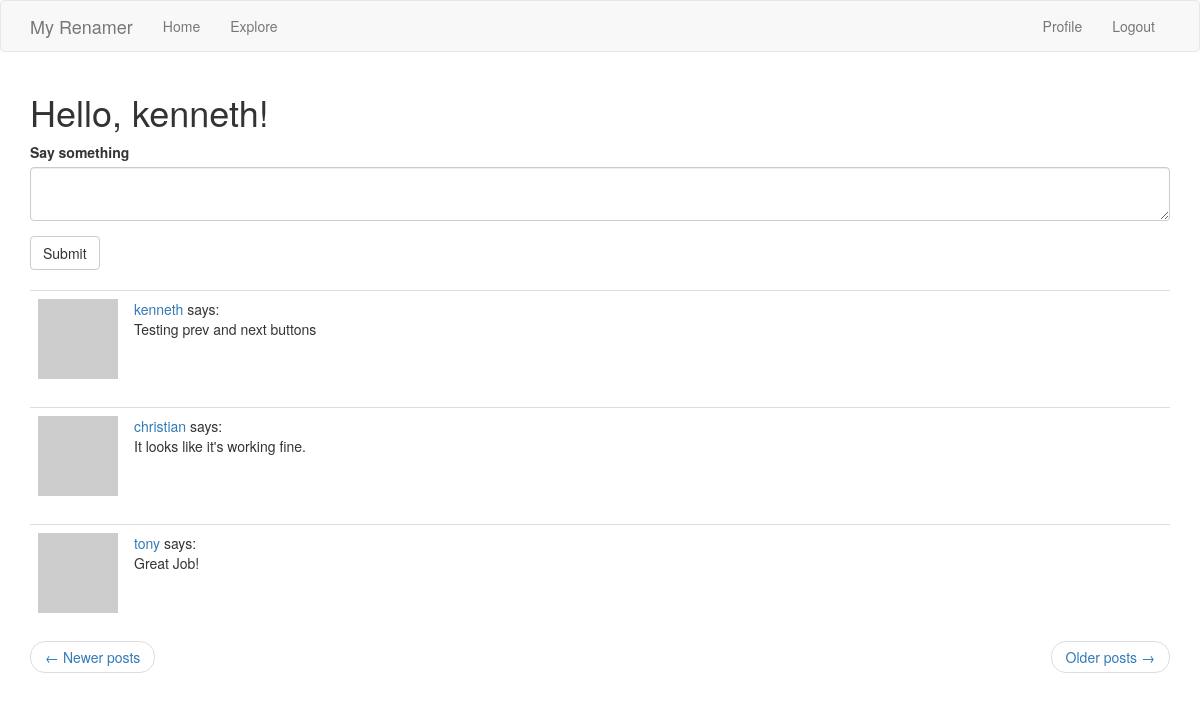
Before: /index (signed in) with the older database file.
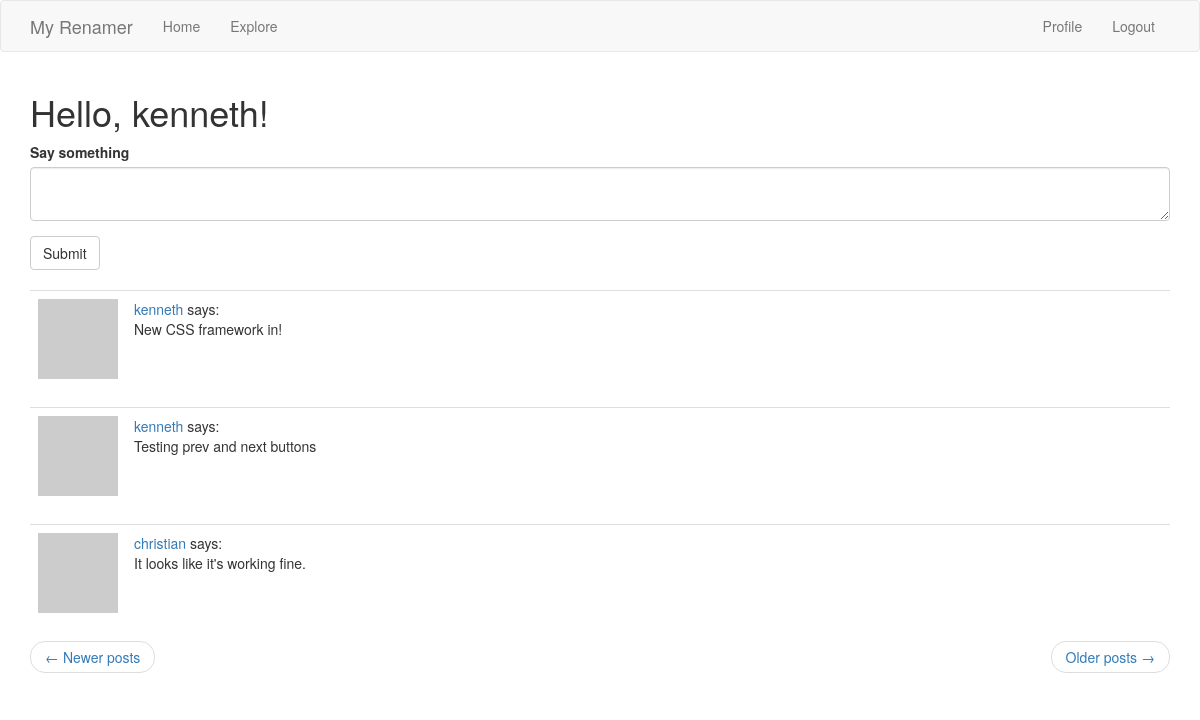
After: the same page with the newer database file.
### app/models.py (models this page shows, shortened)
class Post(db.Model):
    id = db.Column(db.Integer, primary_key=True)
    body = db.Column(db.String(140))
    timestamp = db.Column(db.DateTime, index=True, default=datetime.utcnow)
    user_id = db.Column(db.Integer, db.ForeignKey('user.id'))

class User(UserMixin, db.Model):
    id = db.Column(db.Integer, primary_key=True)
    username = db.Column(db.String(64), index=True, unique=True)
    email = db.Column(db.String(120), index=True, unique=True)
    password_hash = db.Column(db.String(128))
    about_me = db.Column(db.String(140))
    last_seen = db.Column(db.DateTime, default=datetime.utcnow)
    posts = db.relationship('Post', backref='author', lazy='dynamic')
    followed = db.relationship(
        'User', secondary=followers,
        primaryjoin=(followers.c.follower_id == id),
        secondaryjoin=(followers.c.followed_id == id),
        backref=db.backref('followers', lazy='dynamic'), lazy='dynamic')
    def avatar(self, size):
        digest = md5(self.email.lower().encode('utf-8')).hexdigest()
        return 'https://www.gravatar.com/avatar/{}?d=identicon&s={}'.format(
            digest, size)
    def followed_posts(self):
        followed = Post.query.join(
            followers, (followers.c.followed_id == Post.user_id)).filter(
                followers.c.follower_id == self.id)
        own = Post.query.filter_by(user_id=self.id)
        return followed.union(own).order_by(Post.timestamp.desc())

### app/routes.py (the view)
@app.route('/', methods=['GET', 'POST'])
@app.route('/index', methods=['GET', 'POST'])
@login_required
def index():
    form = PostForm()
    if form.validate_on_submit():
        post = Post(body=form.post.data, author=current_user)
        db.session.add(post)
        db.session.commit()
        flash('Your post is now live!')
        return redirect(url_for('index'))
    page = request.args.get('page', 1, type=int)
    posts = current_user.followed_posts().paginate(
        page, app.config['POSTS_PER_PAGE'], False)
    next_url = url_for('index', page=posts.next_num) \
        if posts.has_next else None
    prev_url = url_for('index', page=posts.prev_num) \
        if posts.has_prev else None
    return render_template('index.html', title='Home Page', form=form,
                           posts=posts.items, next_url=next_url,
                           prev_url=prev_url)

### app/forms.py
class PostForm(FlaskForm):
    post = TextAreaField('Say something', validators=[
        DataRequired(), Length(min=1, max=140)])
    submit = SubmitField('Submit')

### app/models.py (called while the page is built)
@login.user_loader
def load_user(id):
    return User.query.get(int(id))

### app/routes.py (called while the page is built)
@app.before_request
def before_request():
    if current_user.is_authenticated:
        current_user.last_seen = datetime.utcnow()
        db.session.commit()

### app/templates/index.html
{% extends 'base.html' %}
{% import 'bootstrap/wtf.html' as wtf %}
{% block app_content %}
    <h1>Hello, {{ current_user.username }}!</h1>
    {% if form %}
    {{ wtf.quick_form(form) }}
    <br>
    {% endif %}
    {% for post in posts %}
        {% include '_post.html' %}
    {% endfor %}
    <nav aria-label="...">
        <ul class="pager">
            <li class="previous{% if not prev_url %} disable{% endif %}">
                <a href="{{ prev_url or '#' }}">
                    <span aria-hidden="true">&larr;</span> Newer posts
                </a>
            </li>
            <li class="next{% if not next_url %} disable{% endif %}">
                <a href="{{ next_url or '#' }}">
                    Older posts <span aria-hidden="true">&rarr;</span>
                </a>
            </li>
        </ul>
    </nav>
{% endblock %}

### app/templates/_post.html
<table class="table table-hover">
    <tr>
        <td width="70px">
            <a href="{{ url_for('user', username=post.author.username) }}">
                <img src="{{ post.author.avatar(70) }}" />
            </a>
        </td>
        <td>
            <a href="{{ url_for('user', username=post.author.username) }}">
                {{ post.author.username }}
            </a>
            says:
            <br>
            {{ post.body }}
        </td>
    </tr>
</table>

Changed rows visible on the page:
no longer on this page (row unchanged): Post: author.username "tony", body "Great Job!"
added Post: author.username "kenneth", body "New CSS framework in!"
